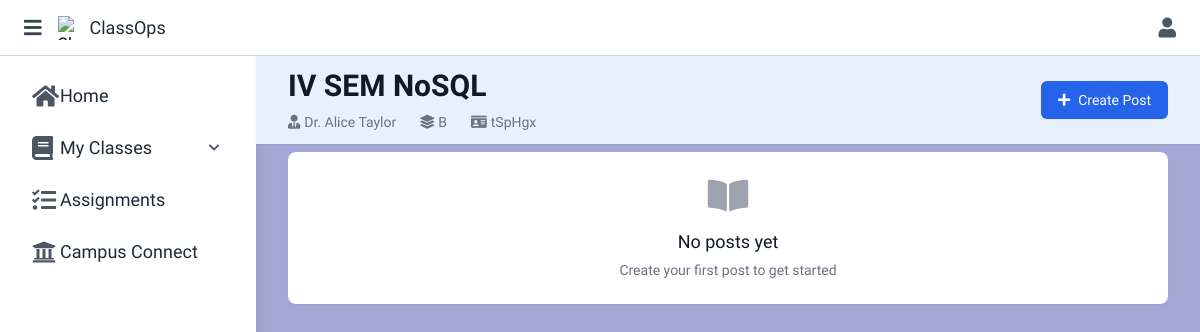
Screenshot of /app/modules/classops/class_view.php?id=32 (signed in) with the database file from the repository.
### tables this page shows
CREATE TABLE `classops_classes` (
  `class_id` int(11) NOT NULL,
  `class_code` varchar(10) NOT NULL,
  `title` varchar(100) NOT NULL,
  `section` varchar(50) DEFAULT NULL,
  `description` text DEFAULT NULL,
  `faculty_empid` varchar(50) NOT NULL,
  `thumbnail_url` text DEFAULT NULL,
  `created_at` timestamp NOT NULL DEFAULT current_timestamp()
);

CREATE TABLE `faculty` (
  `employee_id` varchar(50) NOT NULL,
  `name` varchar(100) NOT NULL,
  `email` varchar(100) NOT NULL,
  `password` varchar(255) NOT NULL,
  `dept_code` varchar(10) NOT NULL
);

### app/core/auth_check.php (called while the page is built, shortened)
<?php
function verifySession() {
    $userType = 'student';
    if (isset($_SESSION['user_type'])) {
        $userType = $_SESSION['user_type'];
    } elseif (isset($_SESSION['employee_id'])) {
        $userType = 'faculty';
    }
    return [
        'type' => $userType,
        'email' => $_SESSION['email'] ?? '',
        'id' => $userType === 'student' ? ($_SESSION['usn'] ?? '') : ($_SESSION['employee_id'] ?? ''),
        'name' => $_SESSION['name'] ?? ''
    ];
}

### app/modules/classops/class_view.php (the view, shortened to what this page needs)
<?php
require_once __DIR__ . '/../../core/auth_check.php';
$auth = verifySession();
$isFaculty = ($auth['type'] === 'faculty');
$classId = isset($_GET['id']) ? (int) $_GET['id'] : 0;
$servername = "localhost";
$username = "root";
$password = "";
$dbname = "college_ipm_system";
$port = 3307;
$conn = new mysqli($servername, $username, $password, $dbname, $port);
$stmt = $conn->prepare("
    SELECT c.class_id, c.class_code, c.title, c.section, c.description, c.faculty_empid,
           f.name as faculty_name, c.thumbnail_url
    FROM classops_classes c
    LEFT JOIN faculty f ON c.faculty_empid = f.employee_id
    WHERE c.class_id = ?
");
$stmt->bind_param("i", $classId);
$stmt->execute();
$class = $stmt->get_result()->fetch_assoc();
$posts_per_page = 10;
$offset = 0;
$stmt = $conn->prepare("
    SELECT p.post_id, p.post_type, p.title, p.content, p.due_date, p.posted_at,
           f.name as faculty_name, p.faculty_empid
    FROM classops_posts p
    LEFT JOIN faculty f ON p.faculty_empid = f.employee_id
    WHERE p.class_id = ?
    ORDER BY p.posted_at DESC
    LIMIT ? OFFSET ?
");
$stmt->bind_param("iii", $classId, $posts_per_page, $offset);
$stmt->execute();
$result = $stmt->get_result();
$posts = $result->fetch_all(MYSQLI_ASSOC);
?>
<!DOCTYPE html>
<html lang="en">
<head>
    <script src="https://cdn.tailwindcss.com"></script>
    <link href="https://cdnjs.cloudflare.com/ajax/libs/font-awesome/5.15.3/css/all.min.css" rel="stylesheet" />
</head>
<body class="bg-[#a2a8d3] min-h-screen overflow-x-hidden">
    <header class="flex items-center justify-between px-4 py-2 border-b border-gray-300 bg-white h-14">
        <div class="flex items-center space-x-2">
            <button aria-label="Menu" class="p-2 focus:outline-none" id="menuToggle">
                <i class="fas fa-bars text-gray-700 text-xl"></i>
            </button>
            <a href="classops_dashboard.php" class="flex items-center space-x-2">
                <img alt="ClassOps logo" class="w-6 h-6"
                    src="https://storage.googleapis.com/a1aa/image/2b935d19-0d52-4a18-00cf-ad6246526972.jpg" />
                <span class="text-gray-800 text-lg select-none">ClassOps</span>
            </a>
        </div>
        <div class="flex items-center space-x-6 z-[100]">
            <div class="relative">
                <button aria-label="User" class="text-gray-700 text-2xl font-light leading-none focus:outline-none">
                    <i class="fas fa-user text-xl text-gray-600 px-2 py-2 hover:bg-gray-100 rounded-lg focus:outline-none"
                        id="user-icon"></i>
                </button>
            </div>
        </div>
    </header>
    <?php include __DIR__ . '/sidebar.php'; ?>
    <div class=" class_head bg-[#e8f0fe] shadow-sm">
        <div class="max-w-6xl mx-auto px-4 py-3 sm:px-6 lg:px-8">
            <div class="flex flex-col md:flex-row md:items-center md:justify-between">
                <div class="flex-1 min-w-0">
                    <h1 class="text-2xl font-bold leading-7 text-gray-900 sm:text-3xl sm:truncate">
                        <?php echo htmlspecialchars($class['title']); ?>
                    </h1>
                    <div class="mt-1 flex flex-col sm:flex-row sm:flex-wrap sm:mt-0 sm:space-x-6">
                        <div class="mt-2 flex items-center text-sm text-gray-500">
                            <i class="fas fa-user-tie mr-1"></i>
                            <?php echo htmlspecialchars($class['faculty_name'] ?? $class['faculty_empid']); ?>
                        </div>
                        <div class="mt-2 flex items-center text-sm text-gray-500">
                            <i class="fas fa-layer-group mr-1"></i>
                            <?php echo htmlspecialchars($class['section']); ?>
                        </div>
                        <?php if ($isFaculty): ?>
                            <div class="mt-2 flex items-center text-sm text-gray-500">
                                <i class="fas fa-id-card mr-1"></i>
                                <?php echo htmlspecialchars($class['class_code']); ?>
                            </div>
                        <?php endif; ?>
                    </div>
                </div>
                <?php if ($isFaculty): ?>
                    <div class="mt-4 flex md:mt-0 md:ml-4">
                        <button type="button" onclick="openModal('createPostModal')"
                            class="ml-3 inline-flex items-center px-4 py-2 border border-transparent rounded-md shadow-sm text-sm font-medium text-white bg-blue-600 hover:bg-blue-700 focus:outline-none focus:ring-2 focus:ring-offset-2 focus:ring-blue-500">
                            <i class="fas fa-plus mr-2"></i> Create Post
                        </button>
                    </div>
                <?php endif; ?>
            </div>
        </div>
    </div>
    <div id="mainContent" class="transition-all duration-300">
        <main class="max-w-6xl mx-auto px-4 py-6 sm:px-6 lg:px-8">
            <div id="postsContainer" class="space-y-6">
                <?php if (empty($posts)): ?>
                    <div class="bg-white rounded-lg shadow-sm p-6 text-center">
                        <i class="fas fa-book-open text-4xl text-gray-400 mb-3"></i>
                        <h3 class="text-lg font-medium text-gray-900">No posts yet</h3>
                        <p class="mt-1 text-sm text-gray-500">
                            <?php echo $isFaculty ? 'Create your first post to get started' : 'Check back later for class materials'; ?>
                        </p>
                    </div>
                <?php endif; ?>
            </div>
        </main>
    </div>
</body>
</html>

### app/modules/classops/class_view.php (style rules this page uses)
body { font-family: 'Google Sans', Arial, sans-serif; overflow-x: hidden; }
header { position: fixed; top: 0; left: 0; right: 0; z-index: 50; }
#mainContent { position: fixed; top: 128px; left: 16rem; right: 0; bottom: 0; overflow-y: auto; }
.class_head { position: fixed; top: 56px; left: 16rem; right: 0; z-index: 40; transition: 0.6s ease-in-out left; }

### rows the page displays
classops_classes: title "IV SEM NoSQL", faculty_empid.name "Dr. Alice Taylor", section "B", class_code "tSpHgx"
